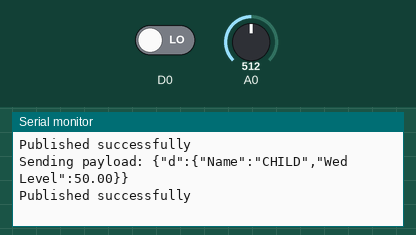
Recording of a sketch running on a simulated ESP8266 (NodeMCU). Shown: the last lines printed to the serial monitor. The inputs (shaded band) are chosen by the test bench; at power-on: A0 = 512, D0 LOW. WiFi joins after 1.5 s; servers stay silent unless stated; no MQTT or app messages arrive unless stated.

Above: at 2.7 s.
2.8 s: A0 set to 490
At 3.37 s:
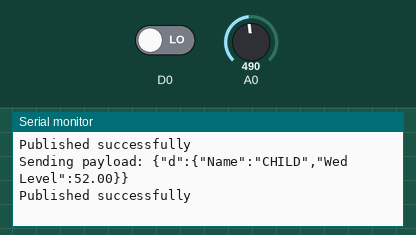
4.3 s: D0 driven HIGH
5.8 s: A0 set to 510
At 6.38 s:
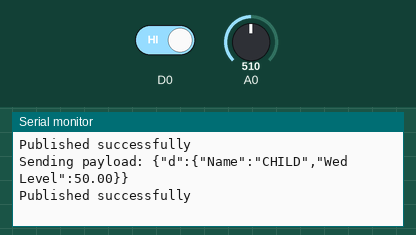

Measured:
- after the input at 2.8 s, the serial monitor: prints a new line after 0.26 s (image 1)
- after the input at 5.8 s, the serial monitor: prints a new line after 0.26 s (image 2)

The sketch:

baby_ibm.ino
```cpp
#include <ESP8266WiFi.h>
#include <WiFiClient.h>
#include <PubSubClient.h>


const char* ssid = "SMART-G";
const char* password = "10112019";

#define WT A0
#define CY D0


#define ID "yachlf"
#define DEVICE_TYPE "ESP8266"
#define DEVICE_ID "CHILD"
#define TOKEN "IOT-1234567"

char server[] = ID ".messaging.internetofthings.ibmcloud.com";
char publish_Topic1[] = "iot-2/evt/Data1/fmt/json";
char publish_Topic2[] = "iot-2/evt/Data2/fmt/json";
char authMethod[] = "use-token-auth";
char token[] = TOKEN;
char clientId[] = "d:" ID ":" DEVICE_TYPE ":" DEVICE_ID;

WiFiClient wifiClient;
PubSubClient client(server, 1883, NULL, wifiClient);

void setup() {
    Serial.begin(115200);
//    dht.begin();
    Serial.println();
    WiFi.begin(ssid, password);
    while (WiFi.status() != WL_CONNECTED) {
      delay(500);
      Serial.print(".");
    }
    Serial.println("");
    Serial.println(WiFi.localIP());

    if (!client.connected()) {
        Serial.print("Reconnecting client to ");
        Serial.println(server);
        while (!client.connect(clientId, authMethod, token)) {
            Serial.print(".");
            delay(500);
        }
        Serial.println("Connected TO IBM IoT cloud!");
    }
}

long previous_message = 0;
void loop() {
    client.loop();
    long current = millis();
    if (current - previous_message > 500) {
        previous_message = current;
         float hum = map(analogRead(A0), 0, 1023, 100, 0);
         float temp = map(digitalRead(D0), 0, 1, 100, 0);
         if (isnan(hum) || isnan(temp)  ){
    Serial.println(F("Failed to read sensor!"));
    return;
  }

  Serial.print("Cry Sound: ");
  Serial.print(temp);
  Serial.print(" Wed Level: ");
  Serial.print(hum);
  Serial.print("%");

       String payload = "{\"d\":{\"Name\":\"" DEVICE_ID "\"";
              payload += ",\"Cry Sound\":";
              payload += temp;
              payload += "}}";

        Serial.print("Sending payload: ");
        Serial.println(payload);

        if (client.publish(publish_Topic1, (char*) payload.c_str())) {
            Serial.println("Published successfully");
        } else {
            Serial.println("Failed");
        }
       String payload1 = "{\"d\":{\"Name\":\"" DEVICE_ID "\"";
              payload1 += ",\"Wed Level\":";
              payload1 += hum;
              payload1 += "}}";
              Serial.print("Sending payload: ");
              Serial.println(payload1);
              Serial.println('\n');

         if (client.publish(publish_Topic2, (char*) payload1.c_str())) {
            Serial.println("Published successfully");
        } else {
            Serial.println("Failed");
        }
    }
}
```
